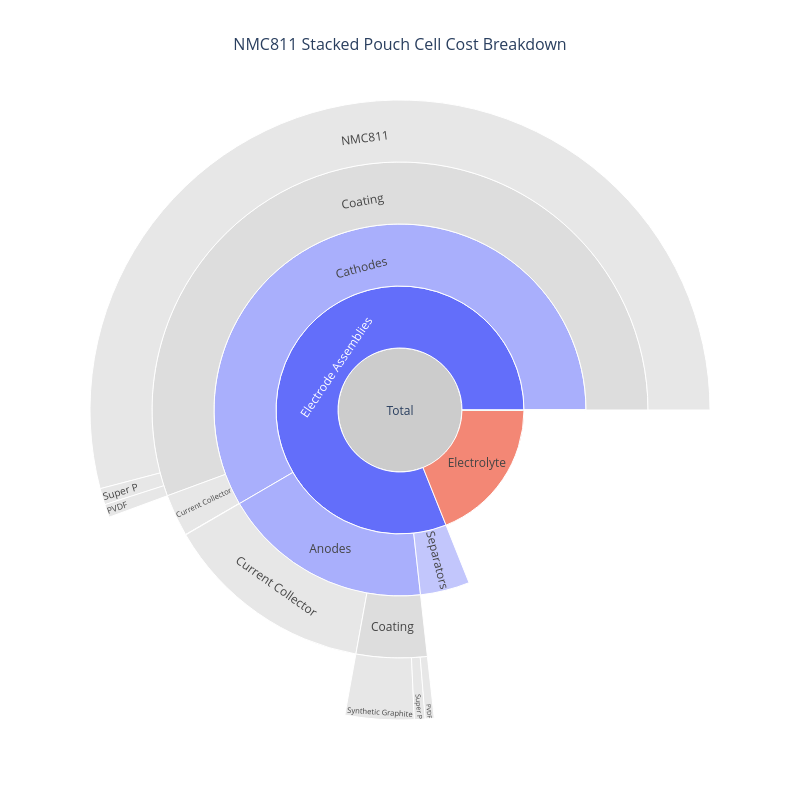

The cell this chart's notebook holds for it:
### Code cell
cell.plot_cost_breakdown(width=800, height=800)

### Figure 1 — Plotly figure (JSON) as saved in the notebook; plotly's stock layout.template omitted (floating-point values rounded to 4 significant figures)
{"data": [{"branchvalues": "total", "customdata": ["<b>Total</b><br>41.01 $", "<b>Electrode Assemblies</b><br>33.24 $<br>81.1% of total", "<b>Anodes</b><br>7.53 $<br>18.4% of total", "<b>Coating</b><br>1.89 $<br>4.6% of total", "<b>Synthetic Graphite</b><br>1.47 $<br>3.6% of total", "<b>PVDF</b><br>0.19 $<br>0.5% of total", "<b>Super P</b><br>0.23 $<br>0.6% of total", "<b>Current Collector</b><br>5.64 $<br>13.8% of total", "<b>Cathodes</b><br>23.95 $<br>58.4% of total", "<b>Coating</b><br>22.81 $<br>55.6% of total", "<b>NMC811</b><br>22.18 $<br>54.1% of total", "<b>PVDF</b><br>0.28 $<br>0.7% of total", "<b>Super P</b><br>0.35 $<br>0.9% of total", "<b>Current Collector</b><br>1.13 $<br>2.8% of total", "<b>Electrical Insulation</b><br>0.01 $<br>0.0% of total", "<b>Separators</b><br>1.76 $<br>4.3% of total", "<b>Electrolyte</b><br>7.75 $<br>18.9% of total", "<b>Encapsulation</b><br>0.02 $<br>0.0% of total", "<b>Cathode Terminal</b><br>0.00 $<br>0.0% of total", "<b>Anode Terminal</b><br>0.00 $<br>0.0% of total", "<b>Top Laminate</b><br>0.01 $<br>0.0% of total", "<b>Bottom Laminate</b><br>0.01 $<br>0.0% of total"], "hovertemplate": "%{customdata}<extra></extra>", "ids": ["Total", "Electrode Assemblies", "Electrode Assemblies/Anodes", "Electrode Assemblies/Anodes/Coating", "Electrode Assemblies/Anodes/Coating/Synthetic Graphite", "Electrode Assemblies/Anodes/Coating/PVDF", "Electrode Assemblies/Anodes/Coating/Super P", "Electrode Assemblies/Anodes/Current Collector", "Electrode Assemblies/Cathodes", "Electrode Assemblies/Cathodes/Coating", "Electrode Assemblies/Cathodes/Coating/NMC811", "Electrode Assemblies/Cathodes/Coating/PVDF", "Electrode Assemblies/Cathodes/Coating/Super P", "Electrode Assemblies/Cathodes/Current Collector", "Electrode Assemblies/Cathodes/Electrical Insulation", "Electrode Assemblies/Separators", "Electrolyte", "Encapsulation", "Encapsulation/Cathode Terminal", "Encapsulation/Anode Terminal", "Encapsulation/Top Laminate", "Encapsulation/Bottom Laminate"], "labels": ["Total", "Electrode Assemblies", "Anodes", "Coating", "Synthetic Graphite", "PVDF", "Super P", "Current Collector", "Cathodes", "Coating", "NMC811", "PVDF", "Super P", "Current Collector", "Electrical Insulation", "Separators", "Electrolyte", "Encapsulation", "Cathode Terminal", "Anode Terminal", "Top Laminate", "Bottom Laminate"], "marker": {"colors": ["#CCCCCC", "#636EFA", "#a9affc", "#DDDDDD", "#DDDDDD", "#DDDDDD", "#DDDDDD", "#DDDDDD", "#a9affc", "#DDDDDD", "#DDDDDD", "#DDDDDD", "#DDDDDD", "#DDDDDD", "#DDDDDD", "#a9affc", "#EF553B", "#00CC96", "#72e2c5", "#72e2c5", "#72e2c5", "#72e2c5"]}, "parents": ["", "Total", "Electrode Assemblies", "Electrode Assemblies/Anodes", "Electrode Assemblies/Anodes/Coating", "Electrode Assemblies/Anodes/Coating", "Electrode Assemblies/Anodes/Coating", "Electrode Assemblies/Anodes", "Electrode Assemblies", "Electrode Assemblies/Cathodes", "Electrode Assemblies/Cathodes/Coating", "Electrode Assemblies/Cathodes/Coating", "Electrode Assemblies/Cathodes/Coating", "Electrode Assemblies/Cathodes", "Electrode Assemblies/Cathodes", "Electrode Assemblies", "Total", "Total", "Encapsulation", "Encapsulation", "Encapsulation", "Encapsulation"], "type": "sunburst", "values": [41.01, 33.24, 7.53, 1.89, 1.47, 0.19, 0.23, 5.64, 23.95, 22.81, 22.18, 0.28, 0.35, 1.13, 0.01, 1.76, 7.75, 0.02, 0, 0, 0.01, 0.01]}], "layout": {"font": {"size": 12}, "height": 800, "title": {"font": {"size": 16}, "text": "NMC811 Stacked Pouch Cell Cost Breakdown", "x": 0.5}, "width": 800}}
